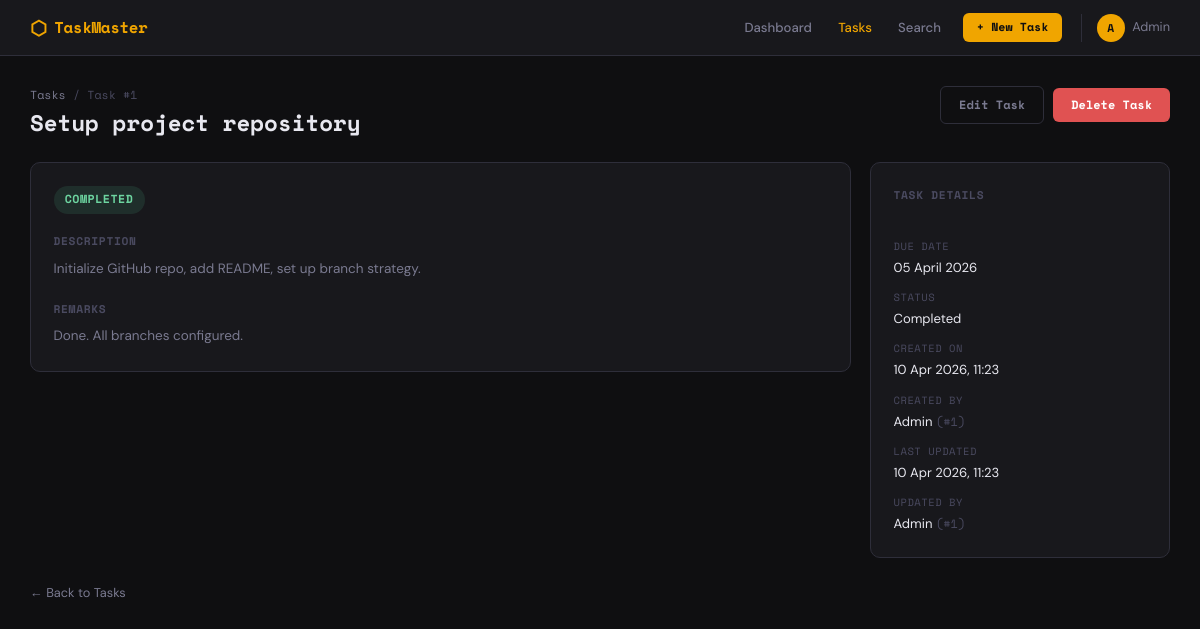
The app's page /tasks/1 with its own data.
### app/models/task_model.py (models this page shows, shortened)
class Task(db.Model):
    __tablename__ = 'tasks'
    id = db.Column(db.Integer, primary_key=True)
    title = db.Column(db.String(200), nullable=False)                         # Task Title
    description = db.Column(db.Text, nullable=True)                           # Task Description
    due_date = db.Column(db.Date, nullable=True)                              # Task Due Date
    status = db.Column(
        db.Enum(TaskStatus),
        nullable=False,
        default=TaskStatus.PENDING
    )                                                                          # Task Status
    remarks = db.Column(db.Text, nullable=True)                               # Task Remarks
    created_on = db.Column(db.DateTime, nullable=False, default=datetime.utcnow)       # Created On (Time Stamp)
    last_updated_on = db.Column(
        db.DateTime, nullable=False,
        default=datetime.utcnow, onupdate=datetime.utcnow
    )                                                                                   # Last Updated on (Time Stamp)
    created_by_id = db.Column(
        db.Integer, db.ForeignKey('users.id'), nullable=False
    )                                                                          # Created By ID
    last_updated_by_id = db.Column(
        db.Integer, db.ForeignKey('users.id'), nullable=False
    )                                                                          # Last Updated By ID
    __table_args__ = (
        db.Index('idx_tasks_status', 'status'),
        db.Index('idx_tasks_due_date', 'due_date'),
        db.Index('idx_tasks_created_by', 'created_by_id'),
        db.Index('idx_tasks_created_on', 'created_on'),
        db.Index('idx_tasks_title', 'title'),
    )
    @property
    def is_overdue(self):
        if self.due_date and self.status not in [TaskStatus.COMPLETED, TaskStatus.CANCELLED]:
            return self.due_date < datetime.utcnow().date()
        return False

### app/controllers/task_controller.py (the view)
@task_bp.route('/<int:task_id>')
def detail(task_id):
    task = Task.query.get_or_404(task_id)
    return render_template('tasks/detail.html', task=task)

### app/views/templates/tasks/detail.html (shortened to what this page needs)
{% extends 'base.html' %}
{% block content %}
<div class="page-header">
  <div>
    <div class="breadcrumb"><a href="{{ url_for('tasks.list_tasks') }}">Tasks</a> / Task #{{ task.id }}</div>
    <h1 class="page-title">{{ task.title }}</h1>
  </div>
  <div class="header-actions">
    <a href="{{ url_for('tasks.edit', task_id=task.id) }}" class="btn btn-outline">Edit Task</a>
    <form method="POST" action="{{ url_for('tasks.delete', task_id=task.id) }}" style="display:inline"
          onsubmit="return confirm('Are you sure you want to delete this task?')">
      <button type="submit" class="btn btn-danger">Delete Task</button>
    </form>
  </div>
</div>
<div class="detail-grid">
  <div class="detail-main">
    <div class="detail-card">
      <div class="detail-status-row">
        <span class="badge badge-{{ task.status.name.lower() }} badge-lg">{{ task.status.value }}</span>
      </div>
      <div class="detail-section">
        <h3>Description</h3>
        <p class="detail-text">{{ task.description or 'No description provided.' }}</p>
      </div>
      {% if task.remarks %}
      <div class="detail-section">
        <h3>Remarks</h3>
        <p class="detail-text">{{ task.remarks }}</p>
      </div>
      {% endif %}
    </div>
  </div>
  <div class="detail-sidebar">
    <div class="detail-card">
      <h3>Task Details</h3>
      <div class="detail-meta">
        <div class="meta-row">
          <span class="meta-label">Due Date</span>
          <span class="meta-value">{{ task.due_date.strftime('%d %B %Y') if task.due_date else '—' }}</span>
        </div>
        <div class="meta-row">
          <span class="meta-label">Status</span>
          <span class="meta-value">{{ task.status.value }}</span>
        </div>
        <div class="meta-row">
          <span class="meta-label">Created On</span>
          <span class="meta-value">{{ task.created_on.strftime('%d %b %Y, %H:%M') }}</span>
        </div>
        <div class="meta-row">
          <span class="meta-label">Created By</span>
          <span class="meta-value">Admin <span class="meta-id">(#1)</span></span>
        </div>
        <div class="meta-row">
          <span class="meta-label">Last Updated</span>
          <span class="meta-value">{{ task.last_updated_on.strftime('%d %b %Y, %H:%M') }}</span>
        </div>
        <div class="meta-row">
          <span class="meta-label">Updated By</span>
          <span class="meta-value">Admin <span class="meta-id">(#1)</span></span>
        </div>
      </div>
    </div>
  </div>
</div>
<div class="back-link">
  <a href="{{ url_for('tasks.list_tasks') }}">← Back to Tasks</a>
</div>
{% endblock %}

### app/views/static/css/style.css (style rules this page uses)
:root { --bg: #0f0f11; --surface: #18181c; --surface2: #22222a; --border: #2e2e3a; --accent: #f0a500; --accent-dim: #b37d00; --accent-glow: rgba(240,165,0,0.12); --text: #e8e8f0; --text-muted: #7a7a90; --text-dim: #4a4a60; --danger: #e05252; --success: #4caf7d; --info: #5b9cf6; --warning: #f0a500; --radius: 6px; --radius-lg: 10px; --shadow: 0 2px 12px rgba(0,0,0,0.4); --shadow-lg: 0 8px 32px rgba(0,0,0,0.5); --mono: 'Space Mono', monospace; --sans: 'DM Sans', sans-serif; --transition: all 0.18s ease; }
*, *::before, *::after { box-sizing: border-box; margin: 0; padding: 0; }
html { font-size: 15px; }
body { font-family: var(--sans); background: var(--bg); color: var(--text); min-height: 100vh; line-height: 1.6; -webkit-font-smoothing: antialiased; }
a { color: var(--accent); text-decoration: none; transition: var(--transition); }
.btn { display: inline-flex; align-items: center; gap: 0.4rem; padding: 0.55rem 1.2rem; border-radius: var(--radius); font-family: var(--mono); font-size: 0.8rem; font-weight: 700; cursor: pointer; border: none; transition: var(--transition); text-align: center; white-space: nowrap; }
.btn-outline { background: transparent; color: var(--text-muted); border: 1px solid var(--border); }
.btn-danger { background: var(--danger); color: #fff; }
.page-header { display: flex; align-items: flex-start; justify-content: space-between; margin-bottom: 1.75rem; gap: 1rem; }
.page-title { font-family: var(--mono); font-size: 1.5rem; color: var(--text); line-height: 1.2; }
.header-actions { display: flex; gap: 0.6rem; align-items: center; }
.breadcrumb { font-size: 0.78rem; color: var(--text-dim); margin-bottom: 0.3rem; font-family: var(--mono); }
.breadcrumb a { color: var(--text-muted); }
.badge { display: inline-block; font-family: var(--mono); font-size: 0.68rem; font-weight: 700; padding: 0.2rem 0.55rem; border-radius: 30px; letter-spacing: 0.04em; text-transform: uppercase; white-space: nowrap; }
.badge-lg { font-size: 0.78rem; padding: 0.3rem 0.75rem; }
.badge-completed { background: rgba(76,175,125,0.15); color: #6dd4a0; }
.detail-grid { display: grid; grid-template-columns: 1fr 300px; gap: 1.25rem; margin-bottom: 1.5rem; }
.detail-card { background: var(--surface); border: 1px solid var(--border); border-radius: var(--radius-lg); padding: 1.5rem; display: flex; flex-direction: column; gap: 1.25rem; }
.detail-status-row { display: flex; gap: 0.5rem; flex-wrap: wrap; }
.detail-section h3 { font-family: var(--mono); font-size: 0.75rem; font-weight: 700; color: var(--text-dim); text-transform: uppercase; letter-spacing: 0.06em; margin-bottom: 0.5rem; }
.detail-text { color: var(--text-muted); font-size: 0.9rem; line-height: 1.7; white-space: pre-wrap; }
.detail-sidebar .detail-card h3 { font-family: var(--mono); font-size: 0.75rem; font-weight: 700; color: var(--text-dim); text-transform: uppercase; letter-spacing: 0.06em; margin-bottom: 1rem; }
.detail-meta { display: flex; flex-direction: column; gap: 0.75rem; }
.meta-row { display: flex; flex-direction: column; gap: 0.15rem; }
.meta-label { font-size: 0.7rem; font-family: var(--mono); color: var(--text-dim); text-transform: uppercase; letter-spacing: 0.05em; }
.meta-value { font-size: 0.875rem; color: var(--text); }
.meta-id { color: var(--text-dim); font-size: 0.8rem; font-family: var(--mono); }
.back-link { margin-top: 0.5rem; }
.back-link a { font-size: 0.85rem; color: var(--text-muted); }

### records on screen
Task: id "1", title "Setup project repository", status.value "COMPLETED", description "Initialize GitHub repo, add README, set up branch strategy.", remarks "Done. All branches configured.", due_date "05 April 2026", status.value "Completed", created_on "10 Apr 2026, 11:23", last_updated_on "10 Apr 2026, 11:23"
